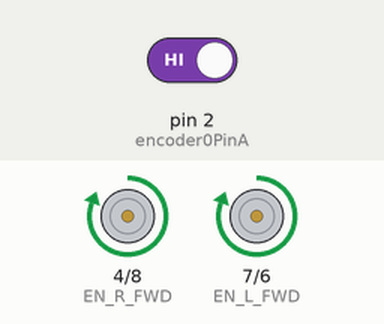
This sketch was run on a simulated Arduino Uno, built for the host (arithmetic inside an expression is 32-bit, double 64-bit). On the bench: motor-driver pin pairs drawn as motors (green arrow = first pin HIGH = forward, orange = second pin HIGH = backward, longer = more drive, scaled by the enable pin). Inputs (shaded band) come from the test bench; at power-on: pin 2 (encoder0PinA) HIGH. What the sketch prints to the serial monitor is not drawn.

Above: at 0.3 s.
Timing chart, 0 to 1.8 s (numbered marks = the images above):
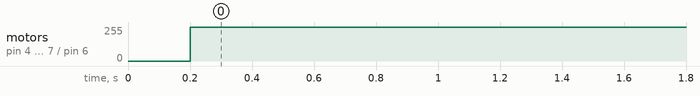

The sketch:

PIDbasic.ino
```cpp
//#include <PID_v1.h>
//
//#define PWM_R 9
//#define PWM_L 5
//
//#define EN_R_BWD 8
//#define EN_R_FWD 4
//
//#define EN_L_BWD 6
//#define EN_L_FWD 7
//
//#define EN_L_STEP 2
//#define EN_L_READ 11
//
//#define EN_R_STEP 3
//#define EN_R_READ 10
//
//#define CURRENT_CHARGE 0
//#define CURRENT_LOAD 1
//
////PID variables
////Define Variables we'll be connecting to
//double Setpoint, rightInput, rightOutput;
//double            leftInput, leftOutput;
//
////Variables for calculating step duration
//unsigned long prevL = 0, prevR = 0;
//bool fStepL = 0, fStepR = 0;//flags
//
////Variables for averaging speed. (makes it more stable)
//unsigned long nL = 0, nR = 0;
//float AvgL = 0, PavgL, AvgR = 0, PavgR;
//
////Variables for setting motor speed!
//double MotorL = 255.0;
//double MotorR = 200.0;
//
////Specify the links and initial tuning parameters
//PID mRightPID(&rightInput, &rightOutput, &Setpoint,2,5,1, DIRECT);
////PID  mLeftPID( &leftInput,  &leftOutput, &Setpoint,2,5,1, DIRECT);
//
//// the setup function runs once when you press reset or power the board
//void setup() {
//  Serial.begin(9600);
//
//	analogWrite(PWM_R, 0);
//	analogWrite(PWM_L, 0);
//	digitalWrite(EN_L_FWD, LOW);
//	digitalWrite(EN_L_BWD, LOW);
//	digitalWrite(EN_R_FWD, LOW);
//	digitalWrite(EN_R_BWD, LOW);
//
//	pinMode(PWM_L, OUTPUT);
//	pinMode(PWM_R, OUTPUT);
//	pinMode(EN_L_FWD, OUTPUT);
//	pinMode(EN_L_BWD, OUTPUT);
//	pinMode(EN_R_FWD, OUTPUT);
//	pinMode(EN_R_BWD, OUTPUT);
//
//  pinMode(EN_L_STEP, INPUT);
//  pinMode(EN_L_READ, INPUT);
//
//  pinMode(EN_R_STEP, INPUT);
//  pinMode(EN_R_READ, INPUT);
//
//  prevL = millis();
//  prevR = millis();
//
//  Setpoint = 7;//Fullspeed = 6
//  mRightPID.SetControllerDirection(DIRECT);
//  //Turn the PID on.
//  //mLeftPID.SetMode(AUTOMATIC);
//  mRightPID.SetMode(AUTOMATIC);
//
//}
//
//void setMotor(const unsigned char cucPWM, const unsigned char cucFWD, const unsigned char cucBWD, const int ciSpeed)
//{
//
//  digitalWrite(cucFWD, LOW);
//  digitalWrite(cucBWD, LOW);
//	if (ciSpeed < 0)
//	{
//		digitalWrite(cucBWD, HIGH);
//	}
//	else if (ciSpeed > 0)
//	{
//		digitalWrite(cucFWD, HIGH);
//	}
//
//	analogWrite(cucPWM, abs(ciSpeed));
//}
//
//long stepL(const unsigned char cucSTEP, const unsigned char cucREAD)
//{
//  bool step = digitalRead(cucSTEP);
//  bool read = digitalRead(cucREAD);
//  if (!read && step)
//  {
//    if(fStepL) {
//      fStepL = 0;
//      return millis() - prevL;
//    }
//  } else if(read && !step) {
//    if (!fStepL) {
//      fStepL= 1;
//      prevL = millis();
//    }
//  }
//  return -1;
//}
//
//long stepR(const unsigned char cucSTEP, const unsigned char cucREAD)
//{
//  bool step = digitalRead(cucSTEP);
//  bool read = digitalRead(cucREAD);
//  if (!read && step)
//  {
//    if (fStepR) {
//      //Serial.println("Step");
//      fStepR = 0;
//      return millis() - prevR;
//    }
//  } else if (read && !step) {
//    if(!fStepR) {
//      //Serial.println("Read");
//      fStepR = 1;
//      prevR = millis();
//    }
//  }
//  return -1;
//}
//
//// Returns the new average after including x
//float getAvg(const float prev_avg, const long x, long n)
//{
//  return (prev_avg*n + x)/(n+1);
//}
//
//void loop() {
//  setMotor(PWM_L, EN_L_FWD, EN_L_BWD, (int) MotorL);
//
//  long stepTimeL = stepL(EN_L_STEP, EN_L_READ);
//  if (stepTimeL > 0) {
//    PavgL = AvgL;
//    AvgL = getAvg(PavgL, stepTimeL, nL++);
//  }
//  if (nL % 10 == 1) {
//    leftInput = AvgL;
////    Serial.print("in ");
////    Serial.println(AvgL);
////    mLeftPID.Compute();
////    Serial.print("Left  ");
////    Serial.println(AvgL);
//  }
//
//  setMotor(PWM_L, EN_L_BWD, EN_L_BWD, (int) MotorL);
//
//  long stepTimeR = stepR(EN_R_STEP, EN_R_READ);
//  if (stepTimeR > 0) {
//    PavgR = AvgR;
//    AvgR = getAvg(PavgR, stepTimeR, nR++);
//  }
//  if (nR % 10 == 1) {
//    rightInput = AvgR;
//    Serial.print("in ");
//    Serial.println(AvgR);
//    mRightPID.Compute();
//    Serial.print("Right ");
//    Serial.println(rightOutput);
//  }
//
//  setMotor(PWM_R, EN_R_FWD, EN_R_BWD, (int) MotorR - rightOutput);
//	//delay(200);
//
//}
```

motor.ino
```cpp
#include <PID_v1.h>
#include <SPI.h>
#include <Ethernet.h>
#include <EthernetUdp.h>
//#include <time.h>

#define PWM_R 9
#define PWM_L 5

#define EN_R_BWD 8
#define EN_R_FWD 4

#define EN_L_BWD 6
#define EN_L_FWD 7

#define CURRENT_CHARGE 0
#define CURRENT_LOAD 1

#define encoder0PinA  2
#define encoder0PinB  11

#define encoder1PinA  3
#define encoder1PinB  10


volatile long encoder0Pos=0;
long newposition;
long oldposition = 0;
 long newtime;
 long oldtime = 0;
long vel;


//Define Variables we'll be connecting to
double Setpoint, Input, Output;
double MotorL = 0;
double MotorR = 0;
float avg = 0;
long n = 0;

//Specify the links and initial tuning parameters
double Kp=2, Ki=5, Kd=1;
PID myPIDL(&Input, &MotorL, &Setpoint, Kp, Ki, Kd, DIRECT);
PID myPIDR(&Input, &MotorR, &Setpoint, Kp, Ki, Kd, DIRECT);
void count(void); // code for counting the increasing values of encoder ticks
// the setup function runs once when you press reset or power the board
void setup() {

 //initialize the variables we're linked to
 // Input = analogRead(PIN_INPUT);
 Serial.begin(9600);
pinMode(encoder0PinA, INPUT);
 digitalWrite(encoder0PinA, HIGH);       // turn on pullup resistor
  pinMode(encoder0PinB, INPUT);
  digitalWrite(encoder0PinB, HIGH);       // turn on pullup resistor
  attachInterrupt(0, doEncoder, RISING);  // encoDER ON PIN 2

  //encorderValue=0;
  Setpoint = 250;

  //turn the PID on
  myPIDL.SetMode(AUTOMATIC);
  myPIDR.SetMode(AUTOMATIC);

  myPIDL.SetOutputLimits(255, -255);
  myPIDR.SetOutputLimits(255, -255);


  analogWrite(PWM_R, 0);
  analogWrite(PWM_L, 0);
  digitalWrite(EN_L_FWD, LOW);
  digitalWrite(EN_L_BWD, LOW);
  digitalWrite(EN_R_FWD, LOW);
  digitalWrite(EN_R_BWD, LOW);

  pinMode(PWM_L, OUTPUT);
  pinMode(PWM_R, OUTPUT);
  pinMode(EN_L_FWD, OUTPUT);
  pinMode(EN_L_BWD, OUTPUT);
  pinMode(EN_R_FWD, OUTPUT);
  pinMode(EN_R_BWD, OUTPUT);
}

void setMotor(const unsigned char cucPWM, const unsigned char cucFWD , const unsigned char cucBWD, const int ciSpeed)
{
  if (ciSpeed < 0)
  {
    digitalWrite(cucFWD, LOW);
    digitalWrite(cucBWD, LOW);
    digitalWrite(cucFWD, LOW);
    digitalWrite(cucBWD, HIGH);
  }
  else
  {
    digitalWrite(cucFWD, LOW);
    digitalWrite(cucBWD, LOW);
    digitalWrite(cucFWD, HIGH);
    digitalWrite(cucBWD, LOW);
  }

  analogWrite(cucPWM, abs(ciSpeed));
}

void doEncoder()
{
  if (digitalRead(encoder0PinA) == digitalRead(encoder0PinB)) {
    encoder0Pos++;
  } else {
    encoder0Pos--;
  }
}

float getAvg(const float prev_avg, const long x, long n)
{
  return (prev_avg*n + x)/(n+1);
}

void loop() {


             newposition = encoder0Pos;
             newtime = millis();
             if ( newposition > oldposition){
             vel = (newposition-oldposition) * 1000 /(newtime-oldtime);
            }
             Serial.print ("speed = ");
             Serial.println (vel);

             Serial.println (newposition);
             Serial.println (oldposition);
              Serial.println (newtime);
             Serial.println (oldtime);
            oldposition = newposition;
            oldtime = newtime;
            delay(200);
          //  avg = getAvg(avg, vel, n++);
            Input = vel/4;
             Serial.print ("Input = ");
              Serial.println (Input);
              myPIDL.Compute();
             myPIDR.Compute();
              Serial.print ("MotorLspeed = ");
             Serial.println (MotorL);
               Serial.print ("MotorRspeed = ");
             Serial.println (MotorR);
             //setMotor(PWM_R, EN_R_FWD, EN_R_BWD, MotorL);
             //setMotor(PWM_L, EN_L_FWD, EN_L_BWD, MotorR);
             if ( MotorL == 0)
             {
                MotorL = 200;
                MotorR = 200;
             }
           setMotor(PWM_R, EN_R_FWD, EN_R_BWD, MotorL);
           setMotor(PWM_L, EN_L_FWD, EN_L_BWD, MotorR);
}
```

Measured:
- by itself, motor on pin 4 (EN_R_FWD) / pin 8 (EN_R_BWD), motor on pin 7 (EN_L_FWD) / pin 6 (EN_L_BWD): stopped → forward 255/255 at 0.20 s
